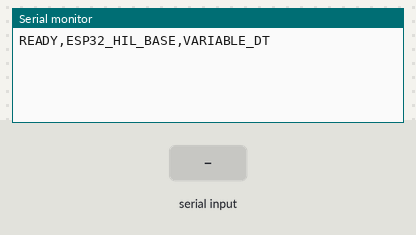
Recording of a program running on a simulated ESP32. Parts: the last lines printed to the serial monitor. The test bench sets the inputs (shaded band).

Above: at 1.2 s.
1.3 s: "MEAS,\n" received over Serial
At 2.5 s:
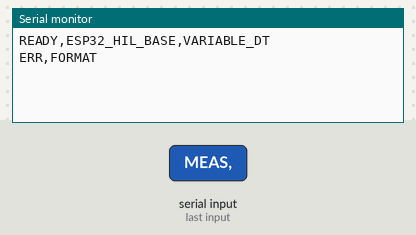
2.8 s: "PING\n" received over Serial
At 3.8 s:
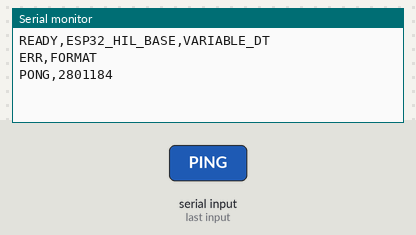
4.3 s: "RESET\n" received over Serial
At 5.0 s:
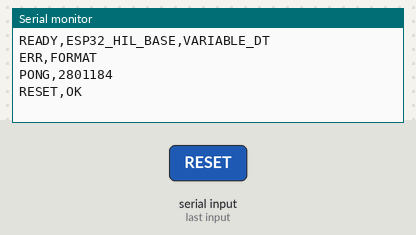
5.8 s: "90,45\n" received over Serial
At 6.1 s:
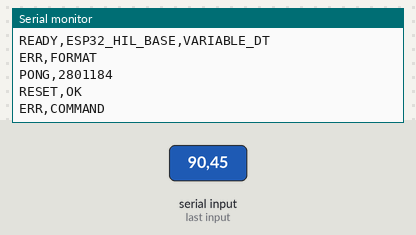
7.3 s: "MEAS,90,45,200\n" received over Serial
At 8.5 s:
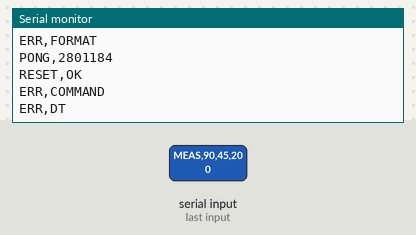

Measured:
- after the input at 1.3 s, the serial monitor: prints a new line at once (image 1)
- after the input at 2.8 s, the serial monitor: prints a new line at once (image 2)
- after the input at 4.3 s, the serial monitor: prints a new line at once (image 3)
- after the input at 5.8 s, the serial monitor: prints a new line at once (image 4)
- after the input at 7.3 s, the serial monitor: prints a new line at once (image 5)

The program:

main.cpp
```cpp
#include <Arduino.h>

// Controlador PI ilustrativo para o primeiro ensaio HIL.
// Protocolo de entrada:  MEAS,<sequencia>,<medicao>,<periodo_s>\n
// Protocolo de saida:    CTRL,<sequencia>,<controle>,<tempo_us>\n
constexpr float KP = 1.2f;
constexpr float KI = 8.0f;
constexpr float SETPOINT = 1.0f;
constexpr float U_MIN = 0.0f;
constexpr float U_MAX = 3.3f;

float integral = 0.0f;
String line;

void setup() {
  Serial.begin(921600);
  line.reserve(96);
  Serial.println("READY,ESP32_HIL_BASE,VARIABLE_DT");
}

void processMeasurement(const String &message) {
  unsigned long sequence = 0;
  float measurement = 0.0f;
  float sampleTimeS = 0.0f;
  if (sscanf(message.c_str(), "MEAS,%lu,%f,%f", &sequence, &measurement,
             &sampleTimeS) != 3) {
    Serial.println("ERR,FORMAT");
    return;
  }
  if (sampleTimeS < 0.0001f || sampleTimeS > 0.1f) {
    Serial.println("ERR,DT");
    return;
  }

  const float error = SETPOINT - measurement;
  integral += KI * sampleTimeS * error;
  integral = constrain(integral, U_MIN, U_MAX);
  const float control = constrain(KP * error + integral, U_MIN, U_MAX);

  Serial.printf("CTRL,%lu,%.6f,%lu\n", sequence, control, micros());
}

void loop() {
  while (Serial.available() > 0) {
    const char value = static_cast<char>(Serial.read());
    if (value == '\n') {
      line.trim();
      if (line.startsWith("MEAS,")) {
        processMeasurement(line);
      } else if (line == "PING") {
        Serial.printf("PONG,%lu\n", micros());
      } else if (line == "RESET") {
        integral = 0.0f;
        Serial.println("RESET,OK");
      } else if (!line.isEmpty()) {
        Serial.println("ERR,COMMAND");
      }
      line = "";
    } else if (value != '\r' && line.length() < 95) {
      line += value;
    }
  }
}
```
